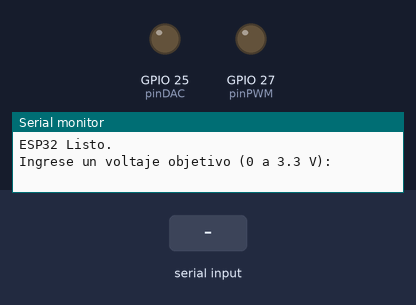
This sketch was run on a simulated ESP32. Parts: output pins drawn as LEDs (lit = HIGH), the last lines printed to the serial monitor. The inputs (shaded band) are chosen by the test bench.

Above: at 1.2 s.
1.3 s: "90,45\n" received over Serial
At 2.2 s:
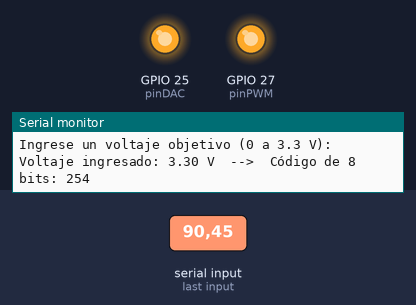
Timing chart, 0 to 4.3 s (numbered marks = the images above; inputs shaded):
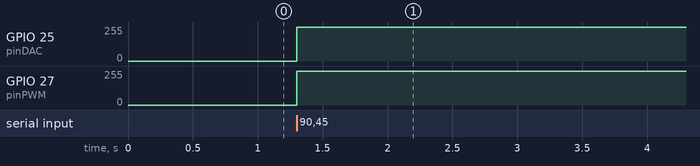

The sketch:

lab1_esp32_code.ino
```cpp
// Definición de pines según la guía
const int pinDAC = 25; // GPIO25 para la salida DAC real
const int pinPWM = 27; // GPIO27 para la salida PWM

void setup() {
  // Inicializar comunicación con el Monitor Serial
  Serial.begin(115200);

  // Configurar la salida PWM a 5000 Hz de frecuencia portadora y 8 bits de resolución
  // Se utiliza el periférico LEDC como especifica la guía
  ledcAttach(pinPWM, 5000, 8);

  Serial.println("ESP32 Listo.");
  Serial.println("Ingrese un voltaje objetivo (0 a 3.3 V):");
}

void loop() {
  // Verificar si hay datos disponibles en el Monitor Serial
  if (Serial.available() > 0) {

    // Leer el voltaje objetivo ingresado
    float voltajeObjetivo = Serial.parseFloat();

    // Limpiar el salto de línea o caracteres extra en el buffer
    while(Serial.available() > 0) {
      Serial.read();
    }

    // Limitar el voltaje ingresado al rango válido del DAC (0 a 3.3 V)
    if (voltajeObjetivo < 0.0) {
      voltajeObjetivo = 0.0;
    } else if (voltajeObjetivo > 3.3) {
      voltajeObjetivo = 3.3;
    }

    // Convertir el voltaje a un código de 8 bits (0-255)
    // Se usa la misma escala para ambos métodos
    int codigo = (voltajeObjetivo / 3.3) * 255;

    // Entregar el código por el DAC interno (GPIO25)
    dacWrite(pinDAC, codigo);

    // Entregar el código simultáneamente por la salida PWM (GPIO27)
    ledcWrite(pinPWM, codigo);

    // Mostrar en el Monitor Serial el voltaje ingresado y el código calculado
    Serial.print("Voltaje ingresado: ");
    Serial.print(voltajeObjetivo);
    Serial.print(" V  -->  Código de 8 bits: ");
    Serial.println(codigo);
  }
}
```

Measured:
- after the input at 1.3 s, GPIO 25 (pinDAC): 0/255 → 254/255 at once; GPIO 27 (pinPWM): 0/255 → 253/255 at once
